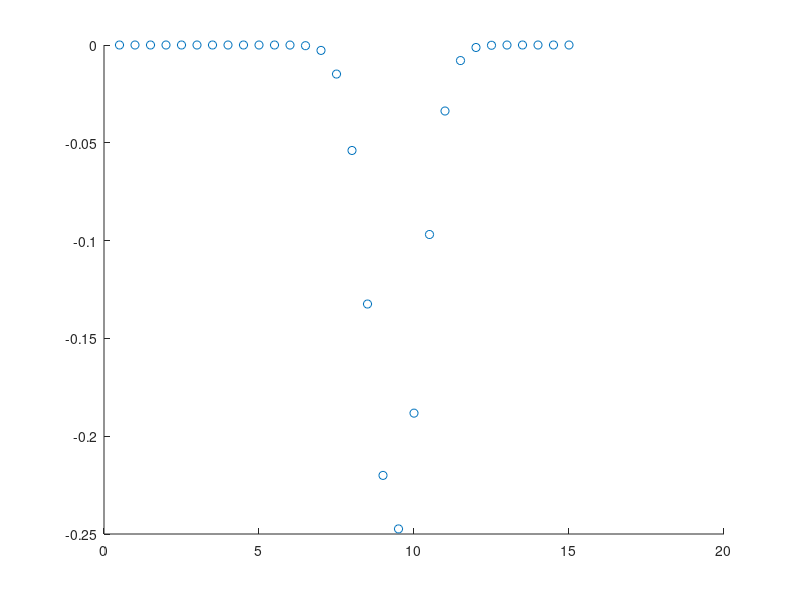
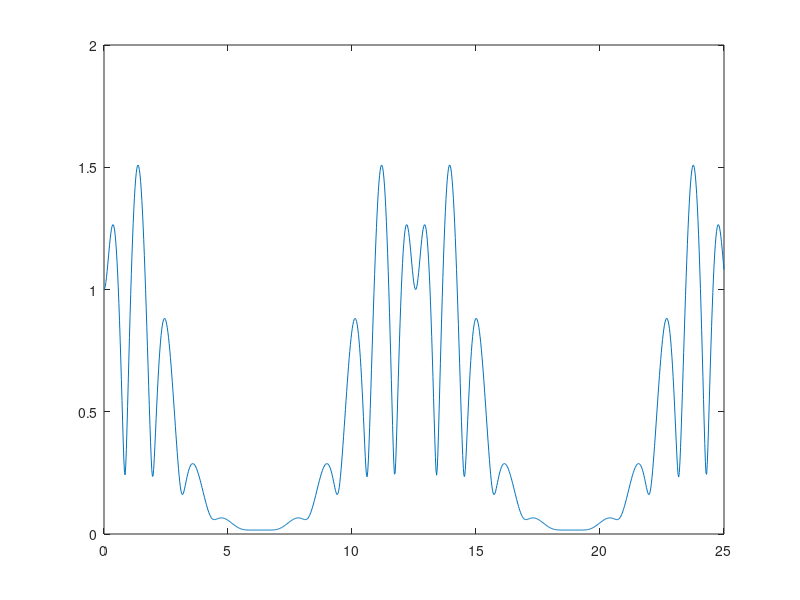
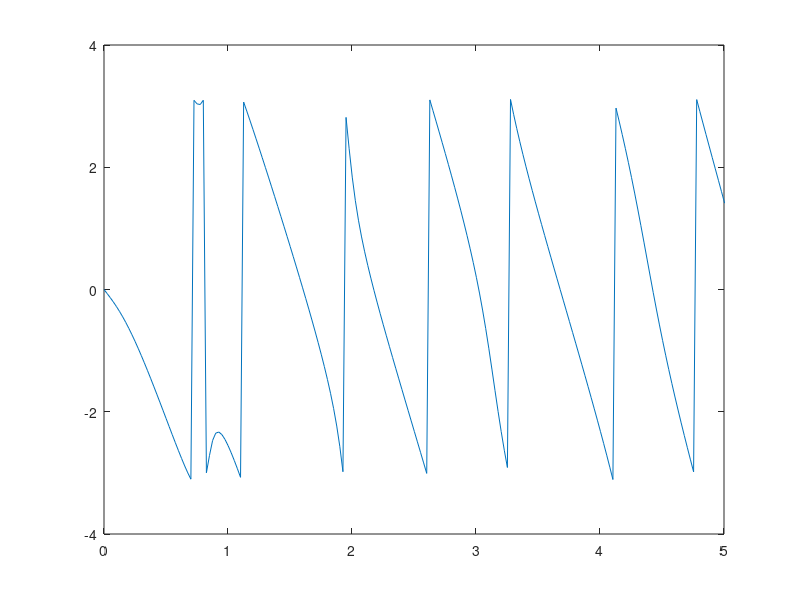
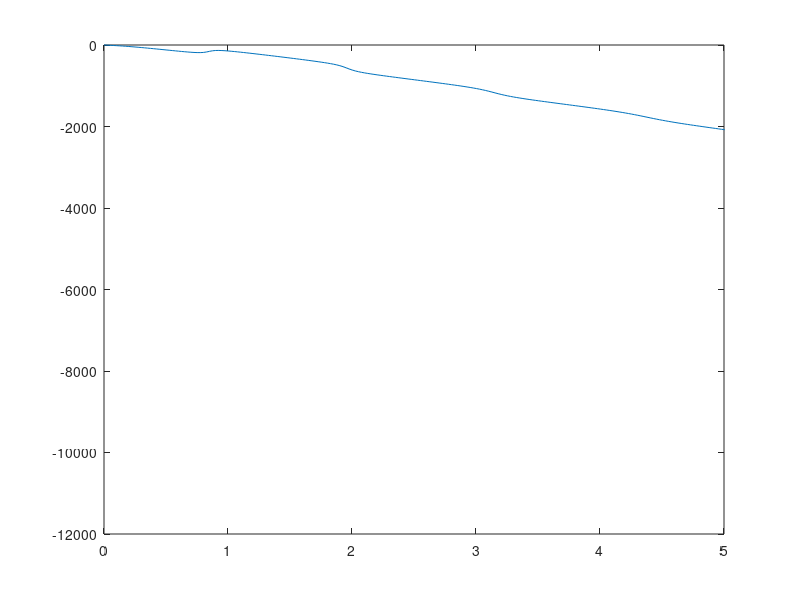

Write MATLAB code to recreate these figures, in order.
clear all;
close all;
clc;

%%
k = 1:30;
dt = 0.5;
tau1 = 3.5;
sigma1 = 0.6;
tauc = 7;
taus1 = 1.5;
taus2 = 2.4;

tau2 = taus1 + tauc;
tau3 = taus2 + tauc;

sigma2 = taus1 / 3;
sigma3 = taus2 / 3;

%%

dist1  = (dt / (sigma1*sqrt(2*pi))) .* exp(-(k.*dt-tau1).^2/(2*sigma1^2));
dist2  = (dt / (sigma2*sqrt(2*pi))) .* exp(-(k.*dt-tau2).^2/(2*sigma2^2));
dist3  = -(dt / (sigma3*sqrt(2*pi))) .* exp(-(k.*dt-tau3).^2/(2*sigma3^2));



h = dist1 + dist2 +dist3;

%%
time = k.*dt;

figure();
scatter(time, dist3);

%%

omega = linspace(0,25,1000);

temp_sum = zeros(1,1000);

for k=1:30
    temp_sum = temp_sum + h(k).*exp(-i*k.*omega*dt);
end


%%
gain = abs(temp_sum);
wrap_phase = angle(temp_sum);
unwrap_phase = unwrap(wrap_phase);

%%
figure();
plot(omega,gain);

%%
figure();
plot(omega,wrap_phase);
xlim([0 5]);


%%
figure();
plot(omega,rad2deg(unwrap_phase));
xlim([0 5]);


%%
